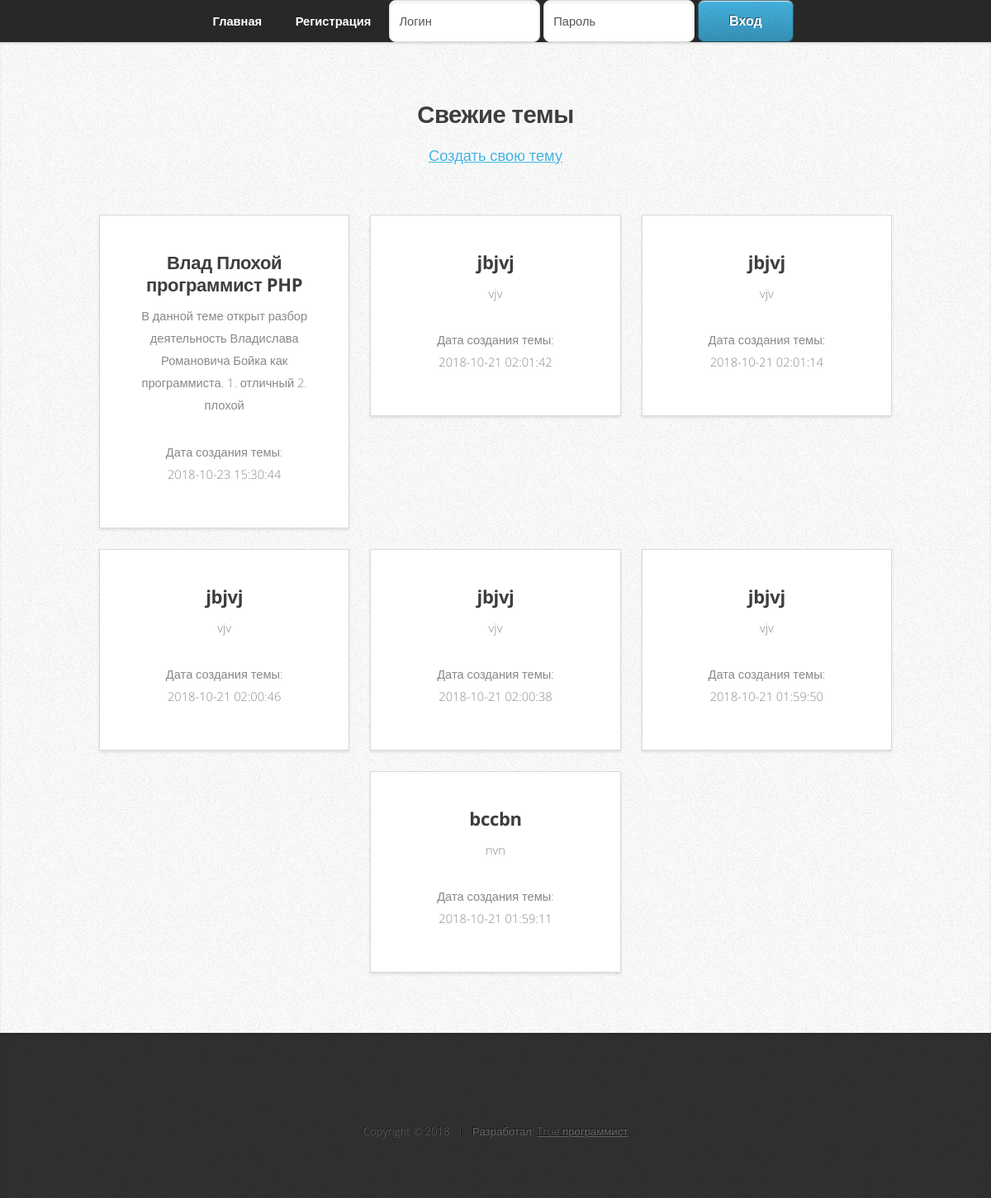
The page / on the database its author committed.
### tables this page shows
CREATE TABLE `forum` (
  `id_forum` int(255) NOT NULL,
  `id_users` int(255) NOT NULL,
  `topic` varchar(255) NOT NULL,
  `text` text NOT NULL,
  `date_forum` timestamp NOT NULL DEFAULT CURRENT_TIMESTAMP
);

### index.php (the view, shortened to what this page needs)
<?php
	include("site/header.php");
	?>
	<!DOCTYPE HTML>
<html>
			<article id="work" class="wrapper style2">
				<div class="container">
					<header>
						<h2>Свежие темы</h2>
						<p><a href = 'add_topic.php'>Создать свою тему</a></p>
					</header>
					<div class="row aln-center">
							<?php
							$result2 = mysqli_query ($connect,"SELECT * from forum order by id_forum DESC");
							$myrow = mysqli_fetch_array ($result2,MYSQLI_ASSOC);
							do {
							echo "<div class='col-4 col-6-medium col-12-small'>
							<section class='box style1'>
								<h3><a href = 'el.php?id=$myrow[id_forum]'>$myrow[topic]</a></h3>
								<p>$myrow[text]</p>
								<p>Дата создания темы:<br> $myrow[date_forum]</p>
							</section></div>";}
							while ($myrow = mysqli_fetch_array ($result2,MYSQLI_ASSOC));
							?>
						</div>
					</div>
			</article>
			<?include ('site/footer.php')?>
	</body>
</html>

### assets/css/main.css (style rules this page uses)
html, body, div, span, applet, object, iframe, h1, h2, h3, h4, h5, h6, p, blockquote, pre, a, abbr, acronym, address, big, cite, code, del, dfn, em, img, ins, kbd, q, s, samp, small, strike, strong, sub, sup, tt, var, b, u, i, center, dl, dt, dd, ol, ul, li, fieldset, form, label, legend, table, caption, tbody, tfoot, thead, tr, th, td, article, aside, canvas, details, embed, figure, figcaption, footer, header, hgroup, menu, nav, output, ruby, section, summary, time, mark, audio, video { margin: 0; padding: 0; border: 0; font-size: 100%; font: inherit; vertical-align: baseline; }
article, aside, details, figcaption, figure, footer, header, hgroup, menu, nav, section { display: block; }
body { line-height: 1; }
body { -webkit-text-size-adjust: none; }
html { box-sizing: border-box; }
*, *:before, *:after { box-sizing: inherit; }
body { padding-top: 3.5em; }
body, input, textarea, select { font-family: 'Open Sans', sans-serif; line-height: 1.85em; color: #888; font-weight: 300; font-size: 13pt; }
a { -moz-transition: color .2s ease-in-out; -webkit-transition: color .2s ease-in-out; -ms-transition: color .2s ease-in-out; transition: color .2s ease-in-out; color: #43B3E0; text-decoration: underline; }
h1, h2, h3, h4, h5, h6 { color: #3e3e3e; margin: 0 0 0.75em 0; }
h1 a, h2 a, h3 a, h4 a, h5 a, h6 a { text-decoration: none; color: inherit; }
h2, h3, h4, h5, h6 { font-weight: 700; }
h2 { font-size: 2em; letter-spacing: -0.015em; }
h3 { font-size: 1.5em; letter-spacing: -0.015em; }
p, ul, ol, dl, table { margin-bottom: 2em; }
header { margin: 0 0 3em 0; }
header > p { font-size: 1.25em; margin: 0; }
.container { margin: 0 auto; max-width: calc(100% - 50px); width: 1200px; }
@media screen and (max-width: 1680px) { .container { width: 1200px; } }
@media screen and (max-width: 1280px) { .container { width: 960px; } }
.row { display: flex; flex-wrap: wrap; box-sizing: border-box; align-items: stretch; }
.row > * { box-sizing: border-box; }
.row.aln-center { justify-content: center; }
.row > .col-4 { width: 33.3333333333%; }
.row { margin-top: -25px; margin-left: -25px; }
.row > * { padding: 25px 0 0 25px; }
@media screen and (max-width: 1680px) { .row { display: flex; flex-wrap: wrap; box-sizing: border-box; align-items: stretch; } }
@media screen and (max-width: 1680px) { .row > * { box-sizing: border-box; } }
@media screen and (max-width: 1680px) { .row.aln-center { justify-content: center; } }
@media screen and (max-width: 1680px) { .row { margin-top: -25px; margin-left: -25px; } }
@media screen and (max-width: 1680px) { .row > * { padding: 25px 0 0 25px; } }
@media screen and (max-width: 1280px) { .row { display: flex; flex-wrap: wrap; box-sizing: border-box; align-items: stretch; } }
@media screen and (max-width: 1280px) { .row > * { box-sizing: border-box; } }
@media screen and (max-width: 1280px) { .row.aln-center { justify-content: center; } }
@media screen and (max-width: 1280px) { .row { margin-top: -25px; margin-left: -25px; } }
@media screen and (max-width: 1280px) { .row > * { padding: 25px 0 0 25px; } }
section, article { margin-bottom: 3em; }
section > :last-child, article > :last-child, section:last-child, article:last-child { margin-bottom: 0; }
.box { background: #fff; box-shadow: inset 0px 0px 0px 1px rgba(0, 0, 0, 0.15), 0px 2px 3px 0px rgba(0, 0, 0, 0.1); text-align: center; padding: 2em; }
.box.style1 { padding: 3em 2em 3.5em 2em; }
.box.style1 h3 { margin-bottom: 0.5em; }
.wrapper { background-image: url("images/bg.png"); box-shadow: inset 0px 1px 0px 0px rgba(0, 0, 0, 0.05), inset 0px 2px 3px 0px rgba(0, 0, 0, 0.1); padding: 8em 0 8em 0; text-align: center; }
.wrapper.style2 { background-color: #fafafa; text-shadow: 1px 1px 0px #fff; }
body > article { margin-bottom: 0; }
@media screen and (max-width: 1280px) { body { font-size: 11pt; } }
@media screen and (max-width: 1280px) { header { margin: 0 0 4em 0; } }
@media screen and (max-width: 1280px) { .wrapper { padding: 5em 0 5em 0; text-align: center; } }

### rows shown on the page
forum: topic "Влад Плохой программист PHP", text "В данной теме открыт разбор деятельность Владислава Романовича Бойка как программиста. 1. отличный 2. плохой", date_forum "2018-10-23 15:30:44"
forum: topic "jbjvj", text "vjv", date_forum "2018-10-21 02:01:42"
forum: topic "jbjvj", text "vjv", date_forum "2018-10-21 02:01:14"
forum: topic "jbjvj", text "vjv", date_forum "2018-10-21 02:00:46"
forum: topic "jbjvj", text "vjv", date_forum "2018-10-21 02:00:38"
forum: topic "jbjvj", text "vjv", date_forum "2018-10-21 01:59:50"
forum: topic "bccbn", text "nvn", date_forum "2018-10-21 01:59:11"
